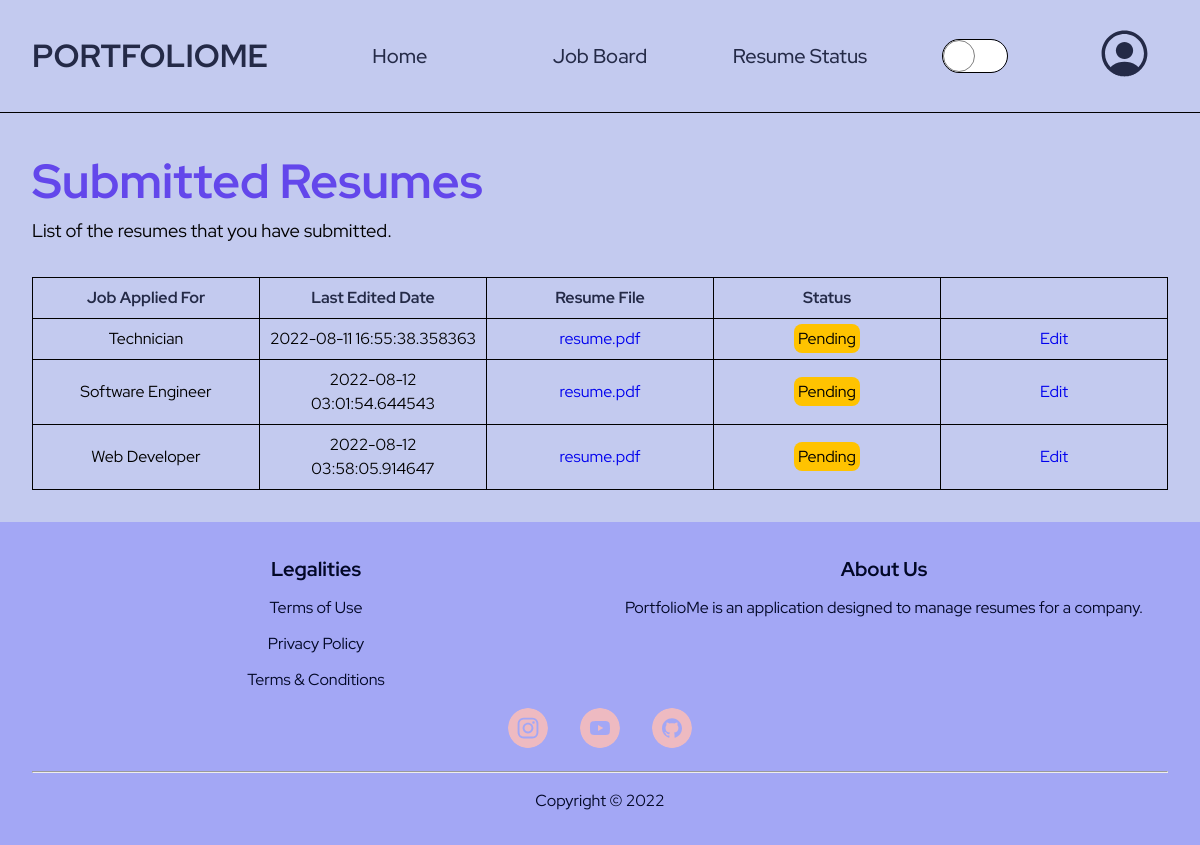
The page /resume_status (signed in) on the database its author committed.
### PortfolioMe/models.py (models this page shows, shortened)
class JobBoard(db.Model):
    __tablename__ = 'jobboard'
    id = db.Column(db.Integer, primary_key=True)
    name = db.Column(db.String(50), nullable=False)
    highlights = db.Column(db.String(200), nullable=False)
    description = db.Column(db.Text, nullable=False)
    department = db.Column(db.String(50), nullable=False)
    min_salary = db.Column(db.Float, nullable=False)
    max_salary = db.Column(db.Float, nullable=False)
    position_level = db.Column(db.String(20), nullable=False)
    years_of_experience = db.Column(db.String(10), nullable=False)
    job_type = db.Column(db.String(10), nullable=False)
    specializations = db.Column(db.String(50), nullable=False)
    job_image = db.Column(db.String(50), nullable=False)
    resumes_submitted_list = db.relationship(
        'Resume', backref='associated_job_board', lazy=True)

class Resume(db.Model):
    __tablename__ = 'resume'
    id = db.Column(db.Integer, primary_key=True)
    applicant_details = db.Column(db.Text, unique=False, nullable=False)
    date_edited = db.Column(db.DateTime, unique=False, nullable=False,
                            default=datetime.utcnow)
    is_bookmarked = db.Column(db.Boolean, unique=False,
                              nullable=False, default=False)
    is_hired = db.Column(db.Boolean, unique=False,
                         nullable=False, default=False)
    status = db.Column(db.String(20), unique=False,
                       nullable=False, default="Pending")
    image = db.Column(db.String(50), unique=False, nullable=False)
    additional_documents = db.Column(db.Text, unique=False, default="")
    applicant_id = db.Column(db.Integer, db.ForeignKey(
        'applicant.id'), nullable=False)
    job_id = db.Column(db.Integer, db.ForeignKey(
        'jobboard.id'), nullable=False)
    resume_details_ref = db.relationship(
        'Resume_Details', backref='associated_resume', uselist=False)

### PortfolioMe/client/routes.py (the view)
@client.route("/resume_status")
@login_required
def resume_status():
    resumes = Resume.query.filter_by(applicant_id=current_user.id).all()
    jobs = JobBoard.query.filter(JobBoard.resumes_submitted_list.any(
        applicant_id=current_user.id)).all()
    return render_template("client/resume_status.html", resumes=resumes, jobs=jobs)

### PortfolioMe/models.py (called while the page is built)
@login_manager.user_loader
def load_user(user_id):
    applicant = Applicant.query.get(int(user_id))
    if applicant.status != "Active":
        return None and logout_user
    return applicant

### PortfolioMe/templates/client/resume_status.html (shortened to what this page needs)
{% extends "layout/base.html" %}  {% block css %}
<link
    rel="stylesheet"
    href="{{ url_for('static', filename='css/client/resume_status.css') }}"
/>{% endblock %} {% block content %}
<main class="resume-list-container">
    <div class="resume-list-header">
        <h1>Submitted Resumes</h1>
        <p>List of the resumes that you have submitted.</p>
    </div>
    <div class="table-container">
        <table>
            <thead>
                <tr>
                    <th>Job Applied For</th>
                    <th>Last Edited Date</th>
                    <th>Resume File</th>
                    <th>Status</th>
                    <th></th>
                </tr>
            </thead>
            {% if resume is not none %} {% for resume in resumes %}
            <tbody>
                <tr>
                    <td>
                        {% for job in jobs %} {% if job.id == resume.job_id %}
                        {{ job.name }} {% endif %} {% endfor %}
                    </td>
                    <td>{{ resume.date_edited }}</td>
                    <td>
                        <a
                            href="{{ url_for('static', filename='resumes/' + resume.image) }}"
                            target="_blank"
                            >resume.pdf</a
                        >
                    </td>
                    <td>
                        {% if resume.status == "Accepted" %}
                        <span style="background-color: hsl(var(--green))"
                            >Accepted</span
                        >
                        {% elif resume.status == "Rejected" %}
                        <span style="background-color: hsl(var(--red))"
                            >Rejected</span
                        >
                        {% elif resume.status == "Pending" %}
                        <span style="background-color: hsl(var(--yellow))"
                            >Pending</span
                        >
                        {% elif resume.status == "Keep In View" %}
                        <span style="background-color: hsl(var(--accent-blue))"
                            >Keep In View</span
                        >
                        {% endif %}
                    </td>
                    <td>
                        {% if resume.status == "Pending" %}
                        <a
                            class="edit-resume-details-btn"
                            target="_blank"
                            href="{{ url_for('client.upload_resume_details', job_id=resume.job_id, resume_details_id=resume.resume_details_ref.id) }}"
                            >Edit</a
                        >
                        {% else %} You can't edit this. {% endif %}
                    </td>
                </tr>
            </tbody>
            {% endfor %} {% endif %}
        </table>
    </div>
</main>
{% endblock %}

### PortfolioMe/static/css/layout/base.css (style rules this page uses)
body { display: grid; grid-template-rows: auto 1fr auto; }
:root { --width: 4rem; }

### PortfolioMe/static/css/client/resume_status.css (style rules this page uses)
.resume-list-container { background-color: hsl(var(--light-blue)); padding: 2rem; }
.resume-list-header h1 { color: hsl(var(--accent-blue)); font-size: 3rem; }
.resume-list-header p { font-size: 1.15rem; }
.table-container { margin-top: 2rem; }
table { width: 100%; table-layout: fixed; }
table, th, td { border: 1px solid black; border-collapse: collapse; }
th, td { padding: 0.5rem; }
th { color: hsl(var(--dark-blue)); }
td:first-child { overflow: hidden; white-space: nowrap; text-overflow: ellipsis; }
td { text-align: center; }
td span { padding: 0.25rem; border-radius: 0.5rem; }

### rows shown on the page
Resume: date_edited "2022-08-11 16:55:38.358363", status "Pending"
JobBoard: name "Technician"
Resume: date_edited "2022-08-12 03:01:54.644543", status "Pending"
JobBoard: name "Software Engineer"
Resume: date_edited "2022-08-12 03:58:05.914647", status "Pending"
JobBoard: name "Web Developer"
